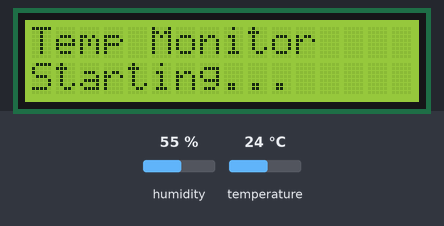
Bench run of a sketch on a simulated Arduino Uno, built with avr-gcc and run on an emulated ATmega328P. Shown: 16×2 character LCD. The test bench sets the inputs (shaded band); at power-on: temperature 24 °C, humidity 55 %. What the sketch prints to the serial monitor is not drawn.

Above: at 2.1 s.
At 4.8 s:
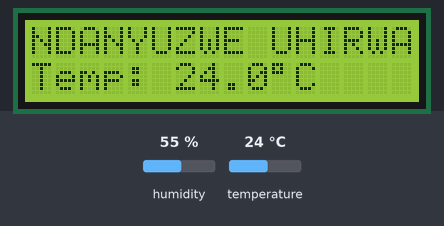
4.9 s: temperature set to 12 °C
At 7.04 s:
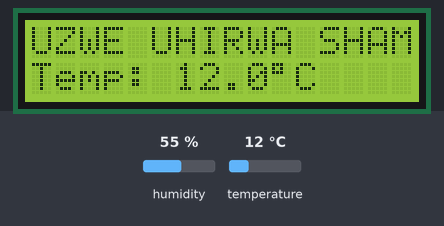
8.7 s: temperature set to 19 °C
At 9.85 s:
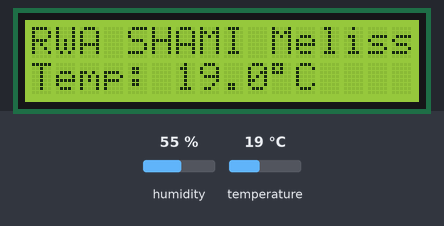
12.5 s: temperature set to 28 °C
At 12.99 s:
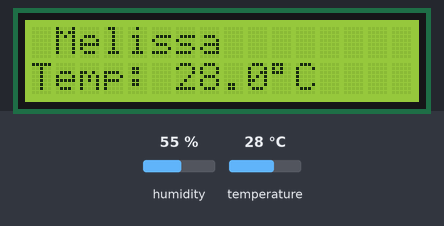
Timing chart, 0 to 15.5 s (numbered marks = the images above; inputs shaded):
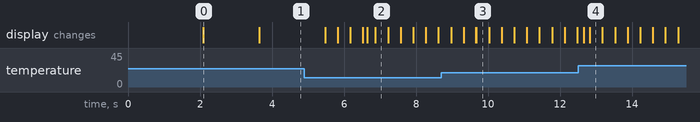

The sketch:

ArduinoCode.ino.ino
```cpp
/*
 * ============================================================
 *  TEMPERATURE MONITOR — Arduino Uno
 * ============================================================
 *  Reads temperature from DHT22 sensor.
 *  Displays name (with horizontal scroll if > 16 chars) on
 *  LCD row 1, and temperature on row 2.
 *  Sends temperature to PC via Serial at 9600 baud.
 *
 *  Libraries needed (install via Arduino IDE Library Manager):
 *    - DHT sensor library  (by Adafruit)
 *    - Adafruit Unified Sensor
 *    - LiquidCrystal I2C   (by Frank de Brabander)
 *
 *  Wiring:
 *    DHT22  DATA  → Arduino pin 7
 *    DHT22  VCC   → 5V
 *    DHT22  GND   → GND
 *    LCD    SDA   → A4
 *    LCD    SCL   → A5
 *    LCD    VCC   → 5V
 *    LCD    GND   → GND
 * ============================================================
 */

#include <DHT.h>
#include <LiquidCrystal_I2C.h>

// ----- Configuration ----------------------------------------
#define DHTPIN   7          // DHT22 data pin
#define DHTTYPE  DHT11

// YOUR NAME — change this string to your name
const String MY_NAME = "NDANYUZWE UHIRWA SHAMI Melissa";   // example: 19 chars → will scroll

// Scroll speed: milliseconds between each shift
const int SCROLL_DELAY_MS = 350;

// How long to pause at the start before scrolling (ms)
const int SCROLL_PAUSE_MS = 1500;

// Temperature read interval (ms)
const unsigned long TEMP_INTERVAL_MS = 1000;
// ------------------------------------------------------------

DHT dht(DHTPIN, DHTTYPE);

// I2C address is usually 0x27 or 0x3F — try 0x27 first
LiquidCrystal_I2C lcd(0x27, 16, 2);

// Scroll state
String  scrollText    = "";   // padded name for scrolling
int     scrollPos     = 0;    // current scroll offset
bool    needsScroll   = false;

// Timing
unsigned long lastTempRead   = 0;
unsigned long lastScroll     = 0;
bool          scrollPaused   = true;
unsigned long pauseStarted   = 0;

float lastTemp = 0.0;

// ---- Build the padded scroll buffer -------------------------
// We add 16 trailing spaces so the text glides fully off screen
void buildScrollBuffer() {
  if (MY_NAME.length() > 16) {
    needsScroll = true;
    // Pad with spaces at both ends for a clean scroll-in / scroll-out
    scrollText = MY_NAME + "                ";  // 16 trailing spaces
  } else {
    needsScroll = false;
  }
}

// ---- Display a 16-char window of the scroll buffer ----------
void showScrollFrame(int pos) {
  lcd.setCursor(0, 0);
  String frame = scrollText.substring(pos, pos + 16);
  // Pad to 16 chars if near the end
  while (frame.length() < 16) frame += " ";
  lcd.print(frame);
}

// ---- Display temperature on row 2 --------------------------
void showTemperature(float t) {
  lcd.setCursor(0, 1);
  lcd.print("Temp: ");
  if (isnan(t)) {
    lcd.print("Err     ");
  } else {
    lcd.print(t, 1);   // one decimal place
    lcd.print((char)223);  // degree symbol °
    lcd.print("C    ");    // trailing spaces clear old chars
  }
}

// ============================================================
void setup() {
  Serial.begin(9600);
  dht.begin();
  delay(2000);        // <-- Add this (important for DHT11)

  lcd.init();
  lcd.backlight();
  lcd.clear();

  buildScrollBuffer();

  // Startup message...
  lcd.setCursor(0, 0);
  lcd.print("Temp Monitor");
  lcd.setCursor(0, 1);
  lcd.print("Starting...");
  delay(1500);
  lcd.clear();

  if (!needsScroll) {
    lcd.setCursor(0, 0);
    lcd.print(MY_NAME);
  } else {
    showScrollFrame(0);
    pauseStarted = millis();
  }

  Serial.println("READY");
}
// ============================================================
void loop() {
  unsigned long now = millis();

  // --- 1. Read temperature every TEMP_INTERVAL_MS -----------
  if (now - lastTempRead >= TEMP_INTERVAL_MS) {
    lastTempRead = now;

    float t = dht.readTemperature();   // Celsius
    float h = dht.readHumidity();

    if (!isnan(t)) {
      lastTemp = t;
      showTemperature(t);

      // Send to PC as a simple line: "TEMP:24.5"
      Serial.print("TEMP:");
      Serial.println(t, 1);
    } else {
      showTemperature(NAN);
      Serial.println("TEMP:ERROR");
    }
  }

  // --- 2. Scroll the name row (only if name > 16 chars) -----
  if (needsScroll) {
    // Initial pause before scrolling begins
    if (scrollPaused) {
      if (now - pauseStarted >= SCROLL_PAUSE_MS) {
        scrollPaused = false;
        lastScroll   = now;
      }
    } else {
      // Advance scroll position
      if (now - lastScroll >= SCROLL_DELAY_MS) {
        lastScroll = now;
        scrollPos++;

        // When the whole name has scrolled off, reset to start
        if (scrollPos > (int)scrollText.length() - 16) {
          scrollPos    = 0;
          scrollPaused = true;
          pauseStarted = now;
        }

        showScrollFrame(scrollPos);
      }
    }
  }
}
```

Measured:
- what the display in image 0 shows lasts 1.5 s, from 2.1 s to 3.6 s
